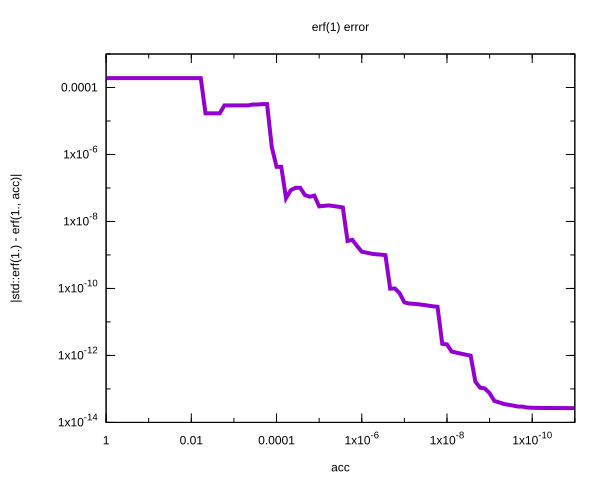

Write gnuplot code to recreate this figure.
set terminal svg background 'white'

data = ARG1

set xlabel "acc"
set ylabel "|std::erf(1.) - erf(1., acc)|"
set title "erf(1) error" 

set logscale x
set logscale y
set xrange reverse

plot data using 1:2 with lines lw 4 title "",\
